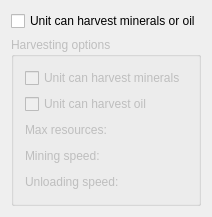
          <widget class="QWidget" name="tab" >
           <attribute name="title" >
            <string>Harvester</string>
           </attribute>
           <layout class="QVBoxLayout" >
            <item>
             <widget class="QCheckBox" name="mUnitCanHarvest" >
              <property name="toolTip" >
               <string>Whether this unit can harvest (mine) anything</string>
              </property>
              <property name="whatsThis" >
               <string>Whether this unit can harvest (mine) anything (usually minerals or oil)</string>
              </property>
              <property name="text" >
               <string>Unit can harvest minerals or oil</string>
              </property>
             </widget>
            </item>
            <item>
             <widget class="Q3GroupBox" name="mUnitHarvestGroup" >
              <property name="enabled" >
               <bool>false</bool>
              </property>
              <property name="title" >
               <string>Harvesting options</string>
              </property>
              <layout class="QVBoxLayout" >
               <property name="spacing" >
                <number>6</number>
               </property>
               <property name="leftMargin" >
                <number>11</number>
               </property>
               <property name="topMargin" >
                <number>11</number>
               </property>
               <property name="rightMargin" >
                <number>11</number>
               </property>
               <property name="bottomMargin" >
                <number>11</number>
               </property>
               <item>
                <widget class="QCheckBox" name="mUnitHarvestMinerals" >
                 <property name="toolTip" >
                  <string>Whether this unit can harvest minerals</string>
                 </property>
                 <property name="whatsThis" >
                  <string>&lt;p>Whether this unit mine minerals. You usually need only one unit per species theme that can mine minerals (the minerals harvester).&lt;/p>
&lt;p>Please note that one unit can only mine minerals &lt;b>or&lt;/b> oil, not both!&lt;/p></string>
                 </property>
                 <property name="text" >
                  <string>Unit can harvest minerals</string>
                 </property>
                </widget>
               </item>
               <item>
                <widget class="QCheckBox" name="mUnitHarvestOil" >
                 <property name="toolTip" >
                  <string>Whether this unit can harvest oil</string>
                 </property>
                 <property name="whatsThis" >
                  <string>&lt;p>Whether this unit mine oil. You usually need only one unit per species theme that can mine oil (the oil harvester).&lt;/p>
&lt;p>Please note that one unit can only mine minerals &lt;b>or&lt;/b> oil, not both!&lt;/p></string>
                 </property>
                 <property name="text" >
                  <string>Unit can harvest oil</string>
                 </property>
                </widget>
               </item>
               <item>
                <layout class="QGridLayout" >
                 <item row="2" column="0" >
                  <widget class="QLabel" name="mUnitUnloadingSpeedLabel" >
                   <property name="text" >
                    <string>Unloading speed:</string>
                   </property>
                   <property name="wordWrap" >
                    <bool>false</bool>
                   </property>
                  </widget>
                 </item>
                 <item row="1" column="0" >
                  <widget class="QLabel" name="mUnitMiningSpeedLabel" >
                   <property name="text" >
                    <string>Mining speed:</string>
                   </property>
                   <property name="wordWrap" >
                    <bool>false</bool>
                   </property>
                  </widget>
                 </item>
                 <item row="0" column="0" >
                  <widget class="QLabel" name="mUnitMaxResourceLabel" >
                   <property name="text" >
                    <string>Max resources:</string>
                   </property>
                   <property name="wordWrap" >
                    <bool>false</bool>
                   </property>
                  </widget>
                 </item>
                 <item row="1" column="2" >
                  <widget class="KIntNumInput" native="1" name="mUnitMiningSpeed" >
                   <property name="toolTip" >
                    <string>How fast this unit mines resources</string>
                   </property>
                   <property name="whatsThis" >
                    <string>How fast this unit mines resources (per advance call).</string>
                   </property>
                   <property name="value" stdset="0" >
                    <number>10</number>
                   </property>
                   <property name="minValue" stdset="0" >
                    <number>0</number>
                   </property>
                  </widget>
                 </item>
                 <item row="1" column="1" >
                  <spacer>
                   <property name="orientation" >
                    <enum>Qt::Horizontal</enum>
                   </property>
                   <property name="sizeType" >
                    <enum>QSizePolicy::Fixed</enum>
                   </property>
                   <property name="sizeHint" >
                    <size>
                     <width>20</width>
                     <height>20</height>
                    </size>
                   </property>
                  </spacer>
                 </item>
                 <item row="2" column="1" >
                  <spacer>
                   <property name="orientation" >
                    <enum>Qt::Horizontal</enum>
                   </property>
                   <property name="sizeType" >
                    <enum>QSizePolicy::Fixed</enum>
                   </property>
                   <property name="sizeHint" >
                    <size>
                     <width>20</width>
                     <height>20</height>
                    </size>
                   </property>
                  </spacer>
                 </item>
                 <item row="0" column="2" >
                  <widget class="KIntNumInput" native="1" name="mUnitMaxResource" >
                   <property name="toolTip" >
                    <string>How many resources this unit can carry</string>
                   </property>
                   <property name="whatsThis" >
                    <string>The number of resources your unit can mine before it has to return to a refinery.</string>
                   </property>
                   <property name="value" stdset="0" >
                    <number>100</number>
                   </property>
                   <property name="minValue" stdset="0" >
                    <number>0</number>
                   </property>
                  </widget>
                 </item>
                 <item row="0" column="1" >
                  <spacer>
                   <property name="orientation" >
                    <enum>Qt::Horizontal</enum>
                   </property>
                   <property name="sizeType" >
                    <enum>QSizePolicy::Fixed</enum>
                   </property>
                   <property name="sizeHint" >
                    <size>
                     <width>20</width>
                     <height>20</height>
                    </size>
                   </property>
                  </spacer>
                 </item>
                 <item row="2" column="2" >
                  <widget class="KIntNumInput" native="1" name="mUnitUnloadingSpeed" >
                   <property name="toolTip" >
                    <string>How fast this unit unloads resources</string>
                   </property>
                   <property name="whatsThis" >
                    <string>How fast this unit unloads resources at the refinery (per advance call)</string>
                   </property>
                   <property name="value" stdset="0" >
                    <number>10</number>
                   </property>
                   <property name="minValue" stdset="0" >
                    <number>0</number>
                   </property>
                  </widget>
                 </item>
                </layout>
               </item>
              </layout>
             </widget>
            </item>
           </layout>
          </widget>
